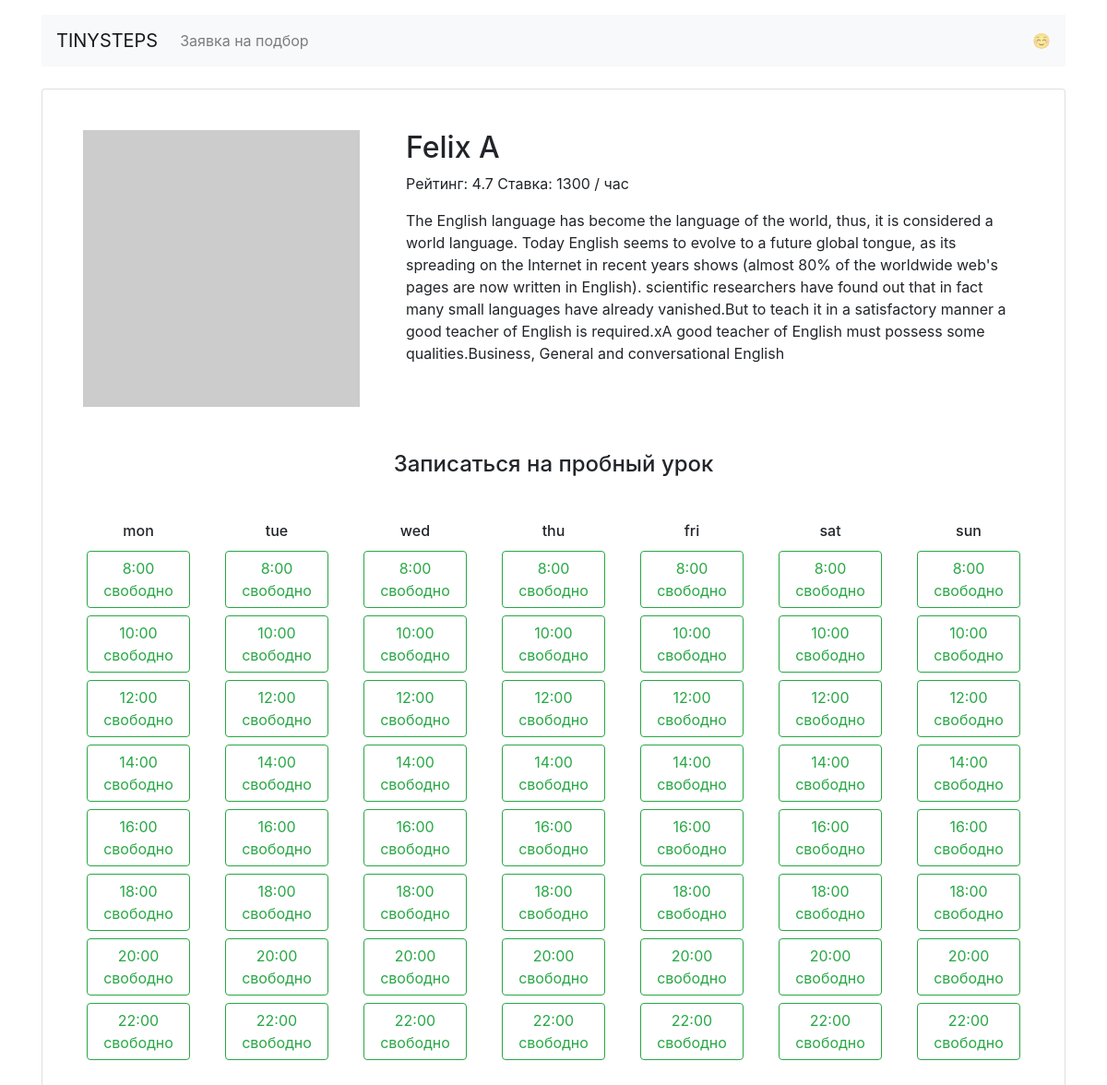
The page /profiles/3/ on the database its author committed.
### app.py (models this page shows)
class Teachers(db.Model):
    __tablename__ = "teachers"
    id = db.Column(db.Integer, primary_key=True)
    name = db.Column(db.String, nullable=False)
    about = db.Column(db.String)
    rating = db.Column(db.Float, nullable=False)
    picture = db.Column(db.String, nullable=False)
    price = db.Column(db.Integer, nullable=False)
    gender = db.Column(db.Boolean, nullable=False)
    travel = db.Column(db.Boolean, nullable=False)
    study = db.Column(db.Boolean, nullable=False)
    work = db.Column(db.Boolean, nullable=False)
    program = db.Column(db.Boolean, nullable=False)
    relocate = db.Column(db.Boolean, nullable=False)
    book = db.relationship("Booking")

class Day(db.Model):
    __tablename__ = "day"
    id = db.Column(db.Integer, primary_key=True)
    week_day = db.Column(db.String, nullable=False)
    book = db.relationship("Booking")

class Times(db.Model):
    __tablename__ = "time"
    id = db.Column(db.Integer, primary_key=True)
    time = db.Column(db.String)
    book = db.relationship("Booking")

### app.py (the view)
@app.route('/profiles/<int:id_teacher>/')
def render_profiles_page(id_teacher):
    teacher = db.session.query(Teachers).get(id_teacher)
    days = db.session.query(Day.week_day).all()
    times = db.session.query(Times.time).all()
    booking = db.session.query(Booking.teacher_id, Day.week_day, Times.time).join(Teachers).join(Times).join(Day).filter(Teachers.id == id_teacher).all()
    allready = []
    for booking in booking:
        allready.append((booking[1], booking[2]))
    time = []
    for s in times:
        time.append(s[0])
    day = []
    for s in days:
        day.append(s[0])
    return render_template('profile.html', allready=allready, name=teacher.name, about=teacher.about, rating=teacher.rating, price=teacher.price, picture=teacher.picture, day=day, id_teacher=id_teacher, time=time)

### templates/profile.html
{% extends 'base.html' %}
{% block container %}
<main class="container mt-3">
  <div class="card my-4 mx-auto">
    <div class="card-body m-2 m-md-4">
      <article class="">
        <div class="row">
            <div class="col-4"><img src="{{ picture }}" class="img-fluid" alt=""></div>
              <section class="col-8 teacher=info">
                <h1 class="h2">{{ name }}</h1>
                <p>
                    Рейтинг: {{ rating }} Ставка: {{ price }} / час
                </p>
                <p>{{ about }}</p>
              </section>
        </div>
        <section class="available text-center">
          <h4 class="mb-4 mt-5">Записаться на пробный урок</h4>
          <div class="row">
            {% for week_day in day %}
            <div class="col">
              <h6 class="mt-4">{{ week_day }}</h6>
                {% for now in time %}
                  {% if (week_day, now) in allready %}
                    <a href="" class="btn btn-outline-secondary m-1 disabled">{{ now }} занято</a>
                  {% else %}
                    <a href="{{ url_for('render_booking_page', id_teacher=id_teacher, time=now, w_day=week_day) }}" class="btn btn-outline-success m-1">{{ now }} свободно</a>
                  {% endif %}
              {% endfor %}
            </div>
            {% endfor %}
          </div>
        </section>
      </article>
    </div>
  </div>
</main>
{% endblock %}

### rows shown on the page
Teachers: name "Felix A", rating "4.7", price "1300", about "The English language has become the language of the world, thus, it is considered a world language. Today English seems to evolve to a future global tongue, as its spreading on the Internet in recent years shows (almost 80% of the worldwide web's pages are now written in English). scientific researchers have found out that in fact many small languages have already vanished.But to teach it in a satisfactory manner a good teacher of English is required.xA good teacher of English must possess some qualities.Business, General and conversational English"
Day: week_day "mon"
Times: time "8:00"
Times: time "10:00"
Times: time "12:00"
Times: time "14:00"
Times: time "16:00"
Times: time "18:00"
Times: time "20:00"
Times: time "22:00"
Day: week_day "tue"
Day: week_day "wed"
Day: week_day "thu"
Day: week_day "fri"
Day: week_day "sat"
Day: week_day "sun"
